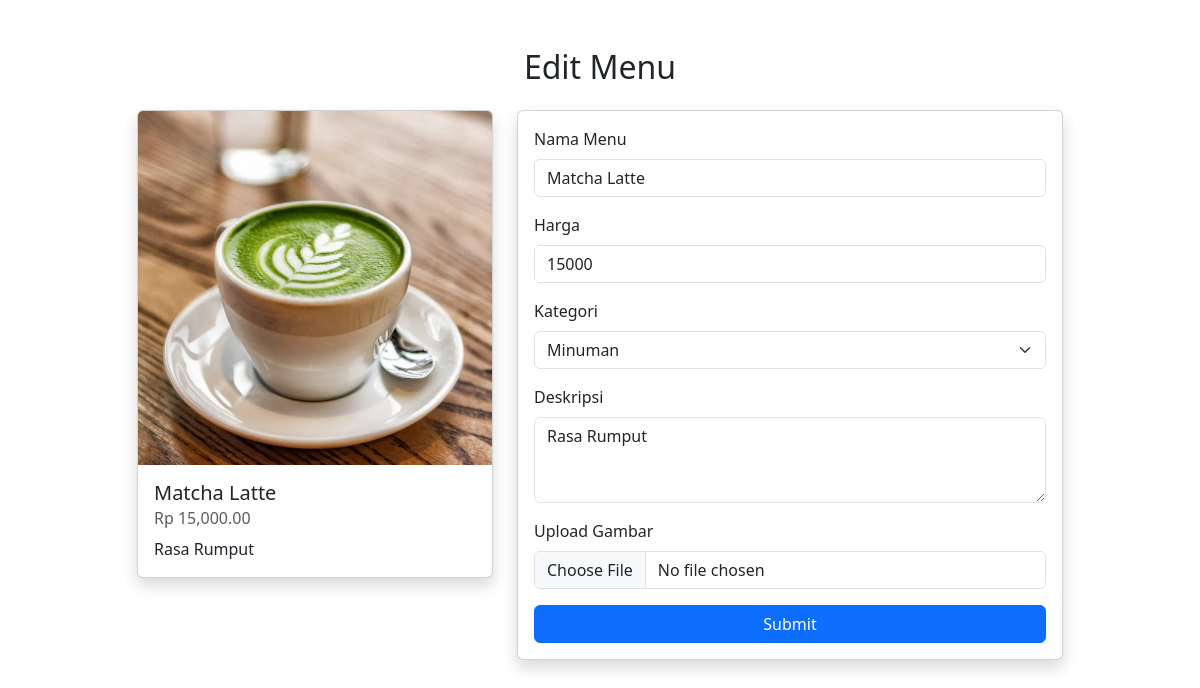
Page /admin/editmenu.php?edit=11 (signed in) on the committed database.
### tables this page shows
CREATE TABLE `menu` (
  `id_menu` int(11) NOT NULL,
  `name` varchar(100) NOT NULL,
  `description` text DEFAULT NULL,
  `price` bigint(255) NOT NULL,
  `category_id` int(11) DEFAULT NULL,
  `image` varchar(100) DEFAULT NULL
);

### admin/editmenu.php (the view, shortened to what this page needs)
<?php
include '../koneksi.php';
$id = $_GET['edit'];
$query = "SELECT * FROM menu WHERE id_menu = $id";
$data = mysqli_query($conn, $query);
$row = mysqli_fetch_array($data);
?>
<!doctype html>
<html lang="en">
<head>
    <link href="https://cdn.jsdelivr.net/npm/bootstrap@5.3.3/dist/css/bootstrap.min.css" rel="stylesheet">
</head>
<body>
<div class="container mt-5">
    <h2 class="text-center mb-4">Edit Menu</h2>
    <div class="row justify-content-center">
        <div class="col-md-4">
            <div class="card shadow">
                <img src="../assets/img/<?= $row['image'] ?>" class="card-img-top" alt="Gambar Makanan">
                <div class="card-body">
                    <h5 class="card-title"><?= htmlspecialchars($row['name']) ?></h5>
                    <h6 class="card-subtitle mb-2 text-muted">Rp <?= number_format($row['price'], 2) ?></h6>
                    <p class="card-text"><?= htmlspecialchars($row['description']) ?></p>
                </div>
            </div>
        </div>
        <div class="col-md-6">
            <div class="card shadow">
                <div class="card-body">
                    <form action="proces.php" method="POST" enctype="multipart/form-data">
                        <div class="mb-3">
                            <label for="nama" class="form-label">Nama Menu</label>
                            <input type="text" class="form-control" name="nama" id="nama" value="<?= htmlspecialchars($row['name']) ?>" required>
                        </div>
                        <div class="mb-3">
                            <label for="harga" class="form-label">Harga</label>
                            <input type="number" class="form-control" name="harga" id="harga" value="<?= $row['price'] ?>" required>
                        </div>
                        <div class="mb-3">
                            <label for="kategori" class="form-label">Kategori</label>
                            <select class="form-select" name="kategori" id="kategori" required>
                                <option value="2" <?= $row['category_id'] == 2 ? 'selected' : '' ?>>Minuman</option>
                            </select>
                        </div>
                        <div class="mb-3">
                            <label for="deskripsi" class="form-label">Deskripsi</label>
                            <textarea class="form-control" name="deskripsi" id="deskripsi" rows="3" required><?= htmlspecialchars($row['description']) ?></textarea>
                        </div>
                        <div class="mb-3">
                            <label for="image" class="form-label">Upload Gambar</label>
                            <input type="file" class="form-control" name="image" id="image">
                        </div>
                        <button type="submit" name="submitedit" class="btn btn-primary w-100">Submit</button>
                    </form>
                </div>
            </div>
        </div>
    </div>
</div>
</body>
</html>

### rows in the picture
menu: image (picture), name "Matcha Latte", price "15,000.00", description "Rasa Rumput", nama "Matcha Latte", harga "15000", kategori "Minuman", deskripsi "Rasa Rumput"
